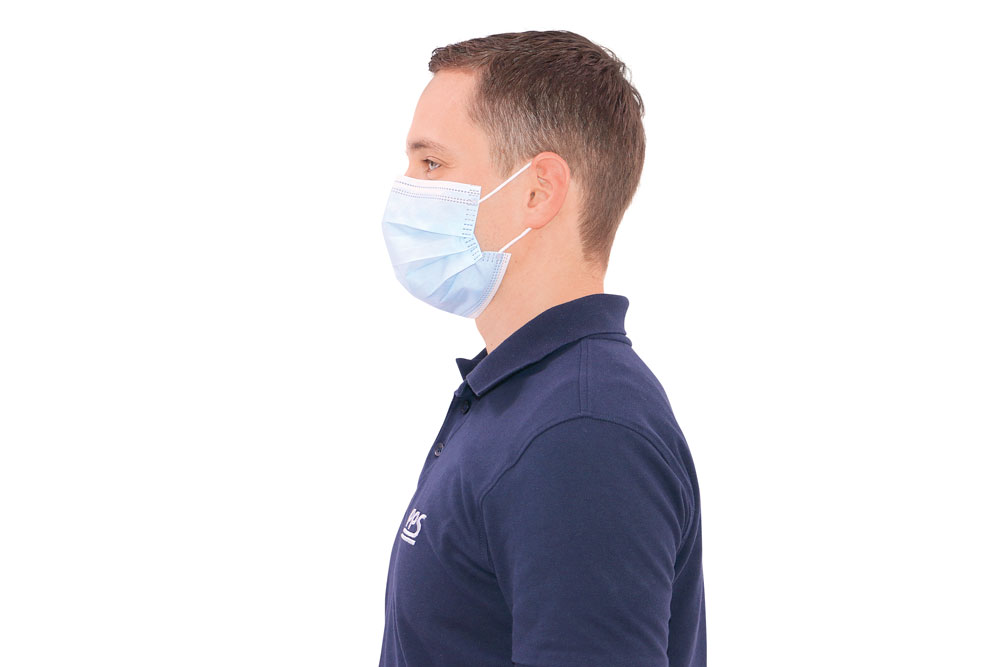
#> input picture images/image3.jpg, 1000 x 667 px, found by its file name
$ python 1.PY
#> lines starting #> are read from the running program, lines starting #| are printed output that depends on the picture; after the words box and inside, x2 and y2 are one past the last pixel; in counts of white or black regions, pixels touching at a corner belong together
import numpy as np
import cv2 as cv

img_path = 'images\image3.jpg'
img = cv.imread(img_path)
#> img is the input picture: shape (667, 1000, 3); mean B, G, R 222.8, 219.3, 221.7

img[300,500] = [200,300,400] # change the bgr of a pixel, not recommended though
#> img: shape (667, 1000, 3); under 0.01% of pixels changed, all inside (x1, y1, x2, y2) = (500, 300, 501, 301)
print(img[300,500]) # access one pixel
#| [200  44 144]

print(img.item(300,500,2)) # aceesing a pixel
#| 144
img.itemset((300,500,2), 50)
#> img: shape (667, 1000, 3); mean B, G, R 222.8, 219.3, 221.7

print(img.item(300,500,2))
#| 50

print(img.shape[0])
#| 667
print(img.size)
#| 2001000
print(img.dtype)
#| uint8

# ball = img[280:340, 330:390]
# img[273:333, 100:160] = ball

#slitting and saving images #splitting is time costly
b, g, r = cv.split(img)
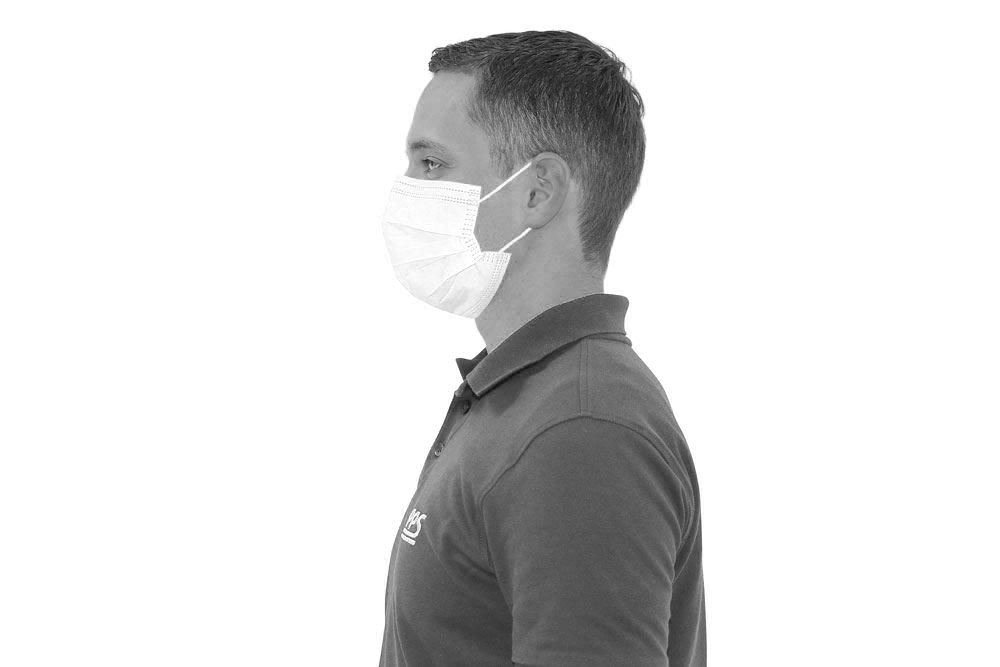
#> b: shape (667, 1000); min 11, max 255, mean 222.8
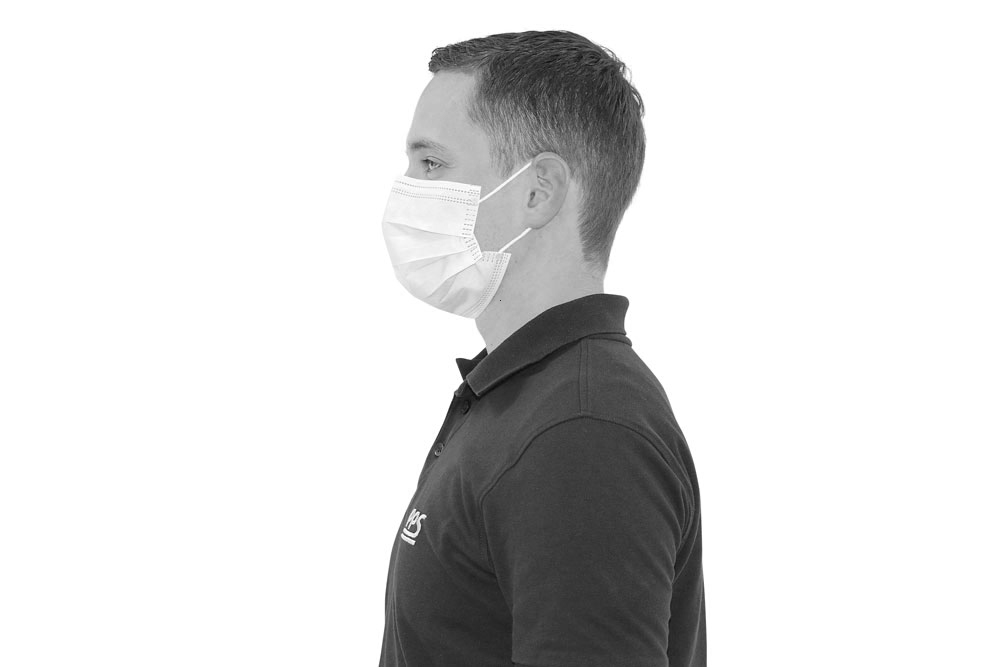
#> g: shape (667, 1000); min 6, max 255, mean 219.3
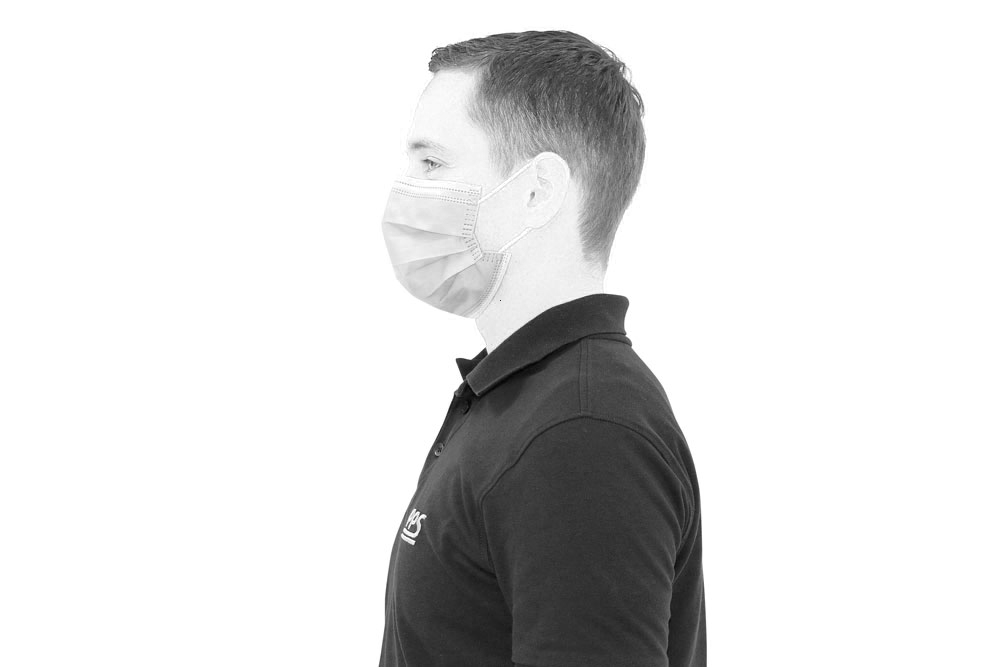
#> r: shape (667, 1000); min 0, max 255, mean 221.7
cv.imwrite('images\blue.jpg',b)
cv.imwrite('images\green.jpg',g)
cv.imwrite('images\red.jpg',r)
print(g.dtype)
#| uint8
img = cv.merge((b,g,r))

cv.imshow('hey',img)
cv.waitKey(0)
